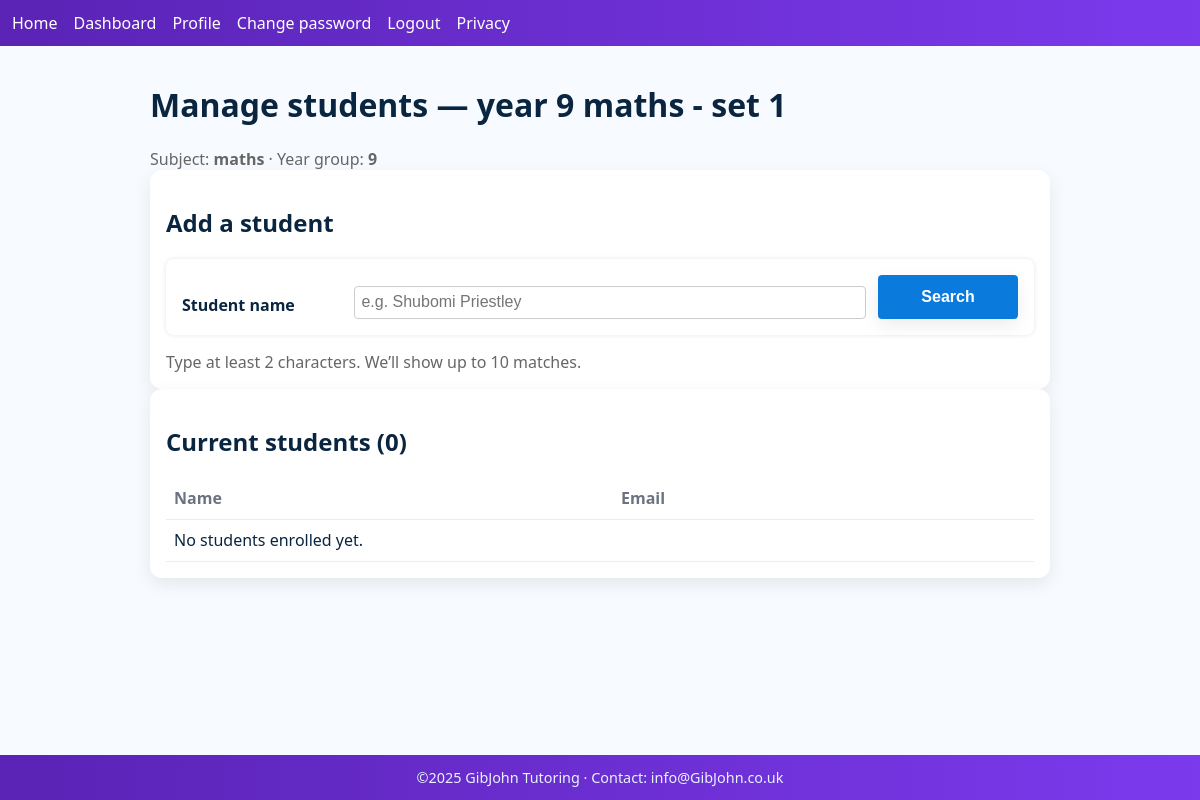
Before: /class/1/students (signed in) with the older database file.
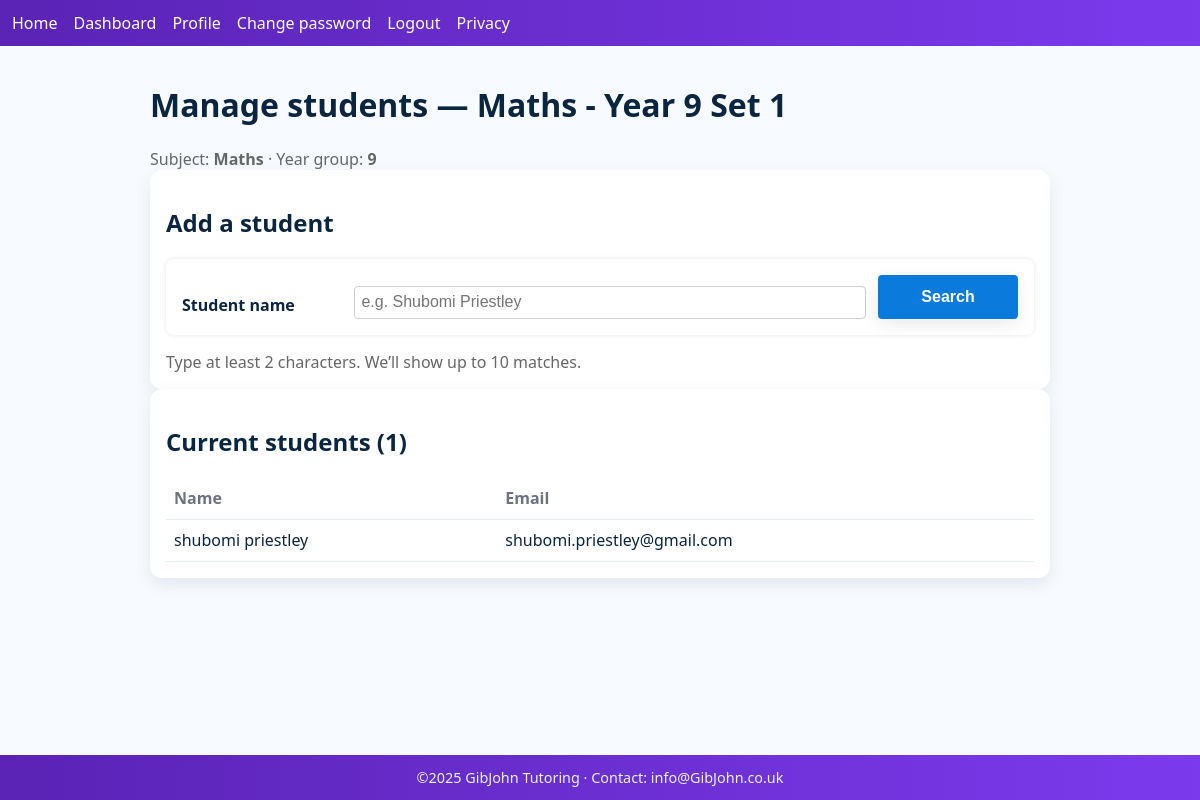
After: the same page with the newer database file.
### models.py (models this page shows, shortened)
class Class(db.Model):
    __tablename__ = "classes"
    class_id    = db.Column(db.Integer, primary_key=True)
    title       = db.Column(db.String(120), nullable=False)
    subject     = db.Column(db.String(80), nullable=False)
    year_group  = db.Column(db.Integer, nullable=False)
    tutor_id    = db.Column(db.Integer, db.ForeignKey("users.user_id"), nullable=False)
    created_at  = db.Column(db.DateTime, nullable=False, default=UTC_NOW)
    tutor = db.relationship("User", back_populates="classes_taught", foreign_keys=[tutor_id])
    enrollments = db.relationship("ClassEnrollment", back_populates="klass", cascade="all, delete-orphan")
    students = db.relationship(
        "User",
        secondary="class_enrollments",
        primaryjoin="Class.class_id==ClassEnrollment.class_id",
        secondaryjoin="User.user_id==ClassEnrollment.user_id",
        viewonly=True,
    )
    assignments = db.relationship("Assignment", back_populates="class_", cascade="all, delete-orphan")

class User(db.Model, UserMixin):
    __tablename__ = "users"
    user_id      = db.Column(db.Integer, primary_key=True)
    role         = db.Column(db.String(16), nullable=False)   # "learner" | "tutor" | "guardian"
    email        = db.Column(db.String(120), unique=True, index=True, nullable=False)
    password_hash= db.Column(db.Text, nullable=False)
    full_name    = db.Column(db.String(120))
    dob          = db.Column(db.Date)
    created_at   = db.Column(db.DateTime, nullable=False, default=UTC_NOW)
    last_login   = db.Column(db.DateTime)
    classes_taught = db.relationship(
        "Class",
        back_populates="tutor",
        cascade="all, delete-orphan",
        foreign_keys="Class.tutor_id",
    )
    resources = db.relationship(
        "Resources",
        back_populates="owner",
        cascade="all, delete-orphan",
    )
    enrollments = db.relationship(
        "ClassEnrollment",
        back_populates="user",
        cascade="all, delete-orphan",
    )
    submissions = db.relationship("Submission", back_populates="user", cascade="all, delete-orphan")
    progress    = db.relationship("Progress", back_populates="user", uselist=False, cascade="all, delete-orphan")
    activity    = db.relationship("ActivityLog", back_populates="user", cascade="all, delete-orphan")
    user_rewards= db.relationship("UserReward", back_populates="user", cascade="all, delete-orphan")

### tutor/routes.py (the view, shortened to what this page needs)
@bp.route("/class/<int:class_id>/students", methods=["GET", "POST"])
@login_required
def manage_students(class_id):
    klass = db.session.get(Class, class_id)
    if not klass or klass.tutor_id != current_user.user_id:
        flash("Class not found.", "error")
        return redirect(url_for("tutor.tutor_dashboard"))
    search_form  = AddStudentSearchForm()
    confirm_form = AddStudentConfirmForm()
    search_form.class_id.data = str(class_id)
    results = []
    students = (User.query
                .join(ClassEnrollment, ClassEnrollment.user_id == User.user_id)
                .filter(ClassEnrollment.class_id == class_id)
                .order_by(User.full_name.asc())
                .all())
    return render_template(
        "tutor/manage_students.html",
        class_=klass,
        students=students,
        search_form=search_form,
        confirm_form=confirm_form,
        results=results,
    )

### tutor/forms.py
class AddStudentSearchForm(FlaskForm):
    class_id = HiddenField(validators=[DataRequired()])
    q        = StringField("Student name", validators=[DataRequired(), Length(min=2, max=120)])
    submit_search = SubmitField("Search")

class AddStudentConfirmForm(FlaskForm):
    class_id = HiddenField(validators=[DataRequired()])
    user_id  = HiddenField(validators=[DataRequired()])
    submit_add = SubmitField("Add to class")

### app.py (called while the page is built)
@login_manager.user_loader
def load_user(user_id):
    return User.query.get(int(user_id))

@app.before_request
def _dump_routes_once():
    if not getattr(app, "_routes_dumped", False):
        print("\n=== ROUTES (endpoint -> url) ===")
        for r in app.url_map.iter_rules():
            print(f"{r.endpoint:25} -> {r.rule}")
        print("================================\n")
        app._routes_dumped = True

### templates/tutor/manage_students.html (shortened to what this page needs)
{% extends "base.html" %}
{% block content %}
<h1>Manage students — {{ class_.title }}</h1>
<p class="muted">Subject: <strong>{{ class_.subject }}</strong> · Year group: <strong>{{ class_.year_group }}</strong></p>
<section class="card">
<h2>Add a student</h2>
<form method="post" class="form-inline" action="{{ url_for('tutor.manage_students', class_id=class_.class_id) }}">
<label for="q">Student name</label>
{{ search_form.q(id="q", placeholder="e.g. Shubomi Priestley") }}
{{ search_form.submit_search(class_="btn") }}
</form>
<p class="muted" style="margin-top:.5rem;">Type at least 2 characters. We’ll show up to 10 matches.</p>
</section>
<section class="card">
<h2>Current students ({{ students|length }})</h2>
<table class="table">
<thead><tr><th>Name</th><th>Email</th></tr></thead>
<tbody>
    {% for s in students %}
    <tr><td>{{ s.full_name or "—" }}</td><td>{{ s.email }}</td></tr>
    {% else %}
    <tr><td colspan="2">No students enrolled yet.</td></tr>
    {% endfor %}
</tbody>
</table>
</section>
{% endblock %}

Changed rows visible on the page:
changed Class: title "year 9 maths - set 1" → "Maths - Year 9 Set 1"; subject "maths" → "Maths"
now on this page (row edited): User: full_name "shubomi priestley", email "shubomi.priestley@gmail.com"
Other visible differences:
{{ students|length }}: "0" → "1"
text no longer shown: "No students enrolled yet."
